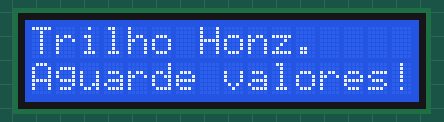
The sketch below on a simulated Arduino Uno, built with avr-gcc and run on an emulated ATmega328P. Parts: 16×2 character LCD.

Above: at 0.1 s.
At 3.2 s:
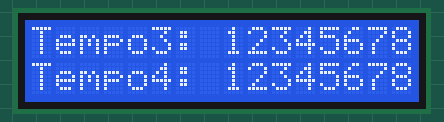
At 4.8 s:
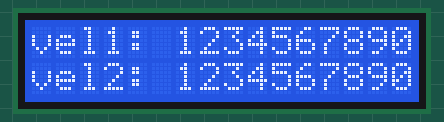
At 6.3 s:
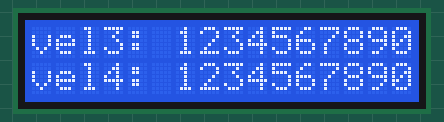
At 24.4 s:
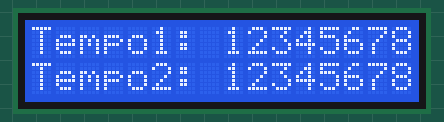
At 30.5 s:
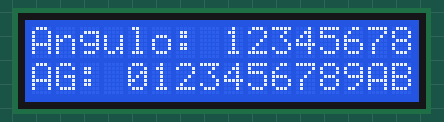

The sketch:

Teste_LCD_16x2_i2c.ino
```cpp
#include <Wire.h>
#include <LiquidCrystal_I2C.h>

// Inicializa o display no endereco 0x27
LiquidCrystal_I2C lcd(0x3f, 2, 1, 0, 4, 5, 6, 7, 3, POSITIVE);

void setup()
{
  lcd.begin (16, 2);
  lcd.setBacklight(HIGH);
}

void loop()
{
  //1º tela
  lcd.clear();
  lcd.setCursor(0, 0);
  lcd.print("Trilho Honz.");
  lcd.setCursor(0, 1);
  lcd.print("Aguarde valores!");
  delay(1500);
  //2º tela
  lcd.clear();
  lcd.setCursor(0, 0);
  lcd.print("Tempo1: ");
  lcd.setCursor(8, 0);
  lcd.print("12345678");
  lcd.setCursor(0, 1);
  lcd.print("Tempo2: ");
  lcd.setCursor(8, 1);
  lcd.print("12345678");
  delay(1500);
  //3º tela
  lcd.clear();
  lcd.setCursor(0, 0);
  lcd.print("Tempo3: ");
  lcd.setCursor(8, 0);
  lcd.print("12345678");
  lcd.setCursor(0, 1);
  lcd.print("Tempo4: ");
  lcd.setCursor(8, 1);
  lcd.print("12345678");
  delay(1500);
  //4º tela
  lcd.clear();
  lcd.setCursor(0, 0);
  lcd.print("vel1: ");
  lcd.setCursor(6, 0);
  lcd.print("1234567890");
  lcd.setCursor(0, 1);
  lcd.print("vel2: ");
  lcd.setCursor(6, 1);
  lcd.print("1234567890");
  delay(1500);
  //5º tela
  lcd.clear();
  lcd.setCursor(0, 0);
  lcd.print("vel3: ");
  lcd.setCursor(6, 0);
  lcd.print("1234567890");
  lcd.setCursor(0, 1);
  lcd.print("vel4: ");
  lcd.setCursor(6, 1);
  lcd.print("1234567890");
  delay(1500);
  //6º tela
  lcd.clear();
  lcd.setCursor(0, 0);
  lcd.print("Angulo: ");
  lcd.setCursor(8, 0);
  lcd.print("12345678");
  lcd.setCursor(0, 1);
  lcd.print("AG: ");
  lcd.setCursor(4, 1);
  lcd.print("0123456789AB");
  delay(15000);
}
```

Measured:
- what the display in image 1 shows lasts 1.5 s, from 3.2 s to 4.7 s
